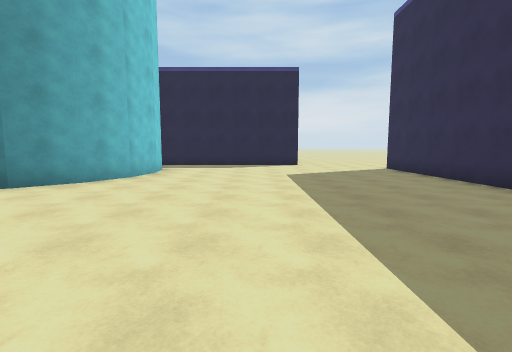
[1] (above)

24 first-person views from a walk through a 3-D level made in the Unity game engine. The camera is 1.5 m above the floor, tilts 6° down and sees 85° across. The floor is counted in squares, 2 m on a side. Each view is taken from the middle of a square. On the plan, view 1 faces up. The plan holds only what a view shows up to about 10 squares ahead; the rest is blank. The place goes on beyond the plan. Some animated figures are not drawn.

[2]
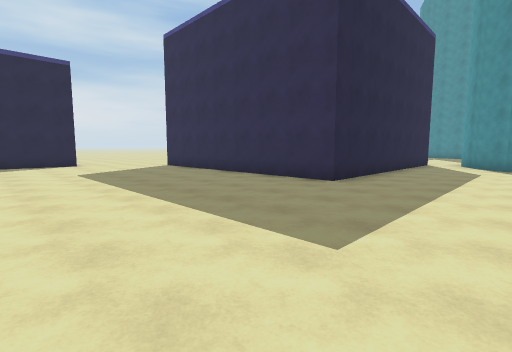

[3]
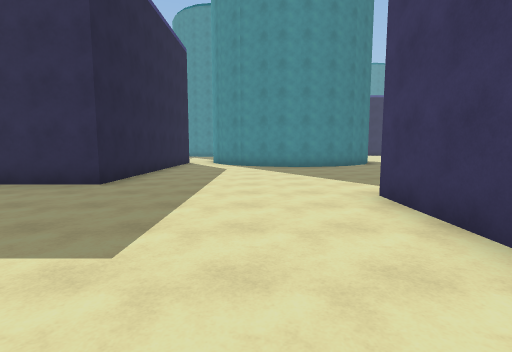

[4]
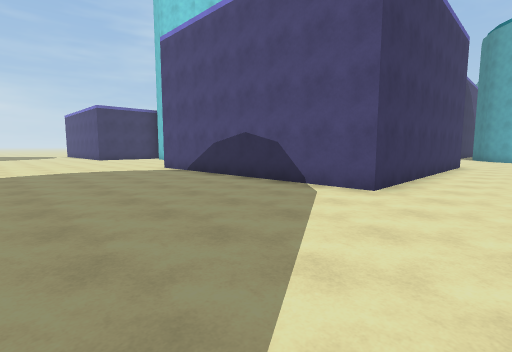

[5]
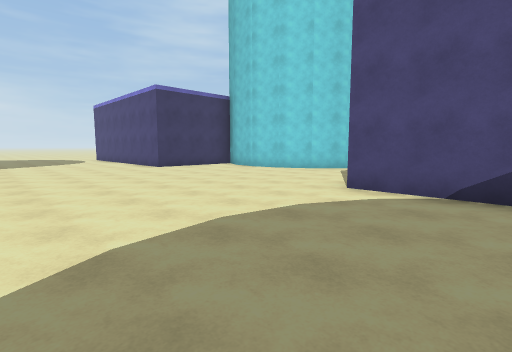

[6]
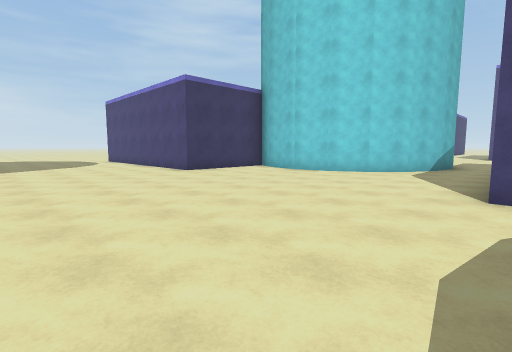

[7]
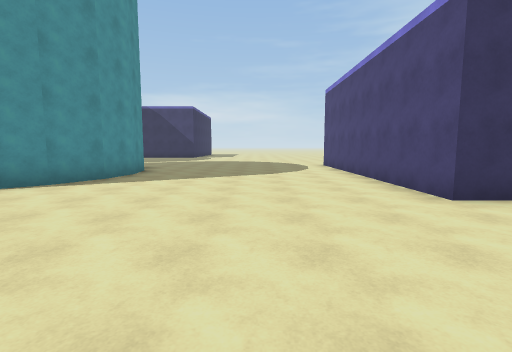

[8]
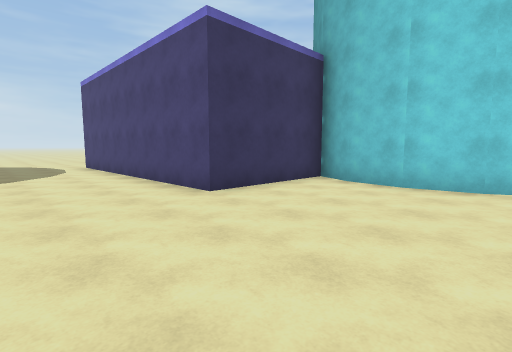

[9]
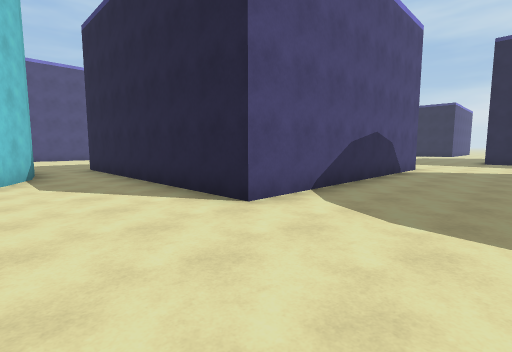

[10]
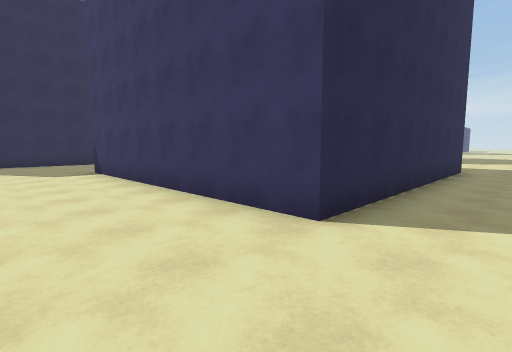

[11]
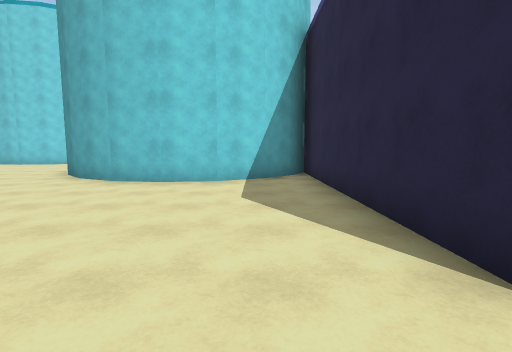

[12]
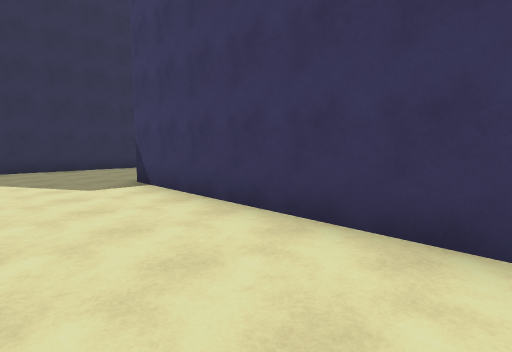

[13]
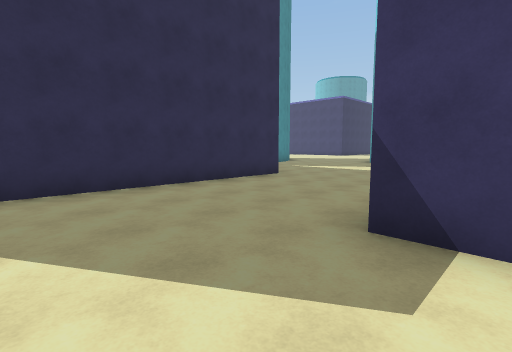

[14]
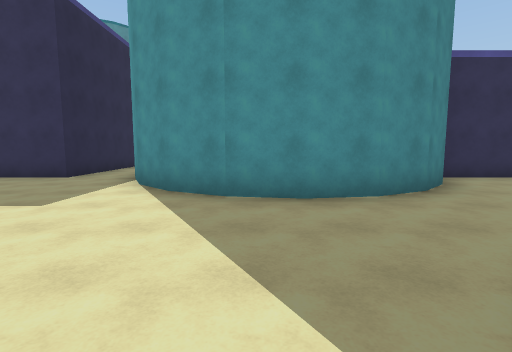

[15]
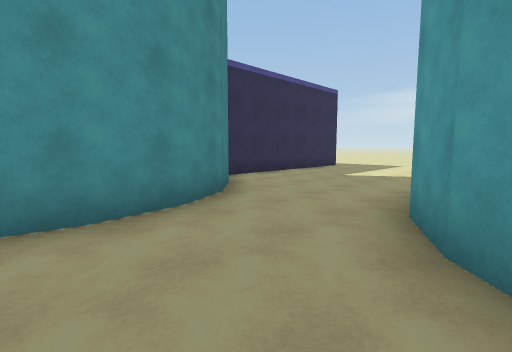

[16]
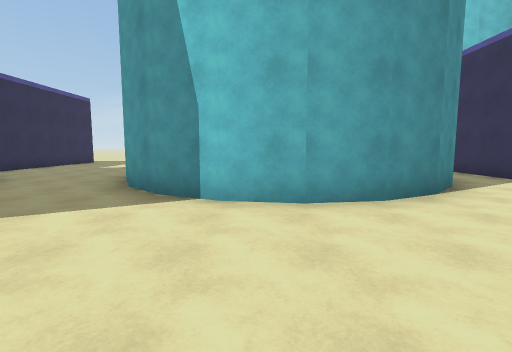

[17]
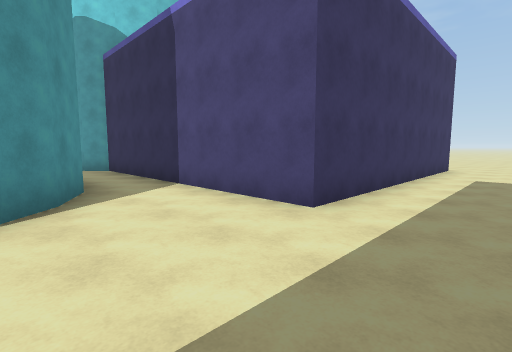

[18]
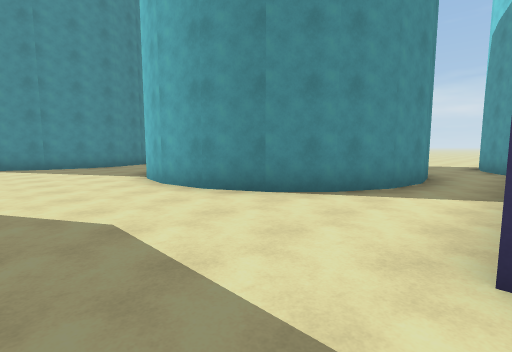

[19]
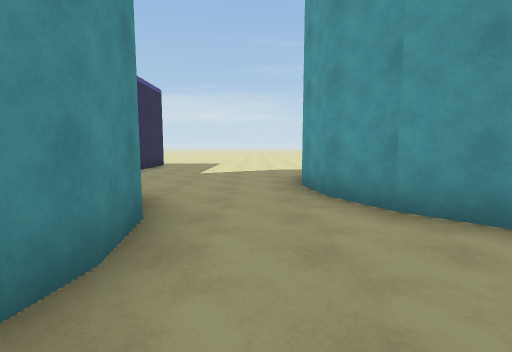

[20]
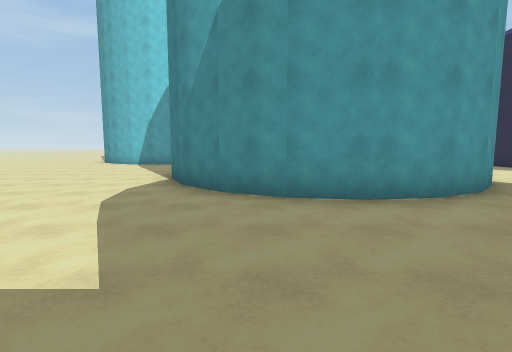

[21]
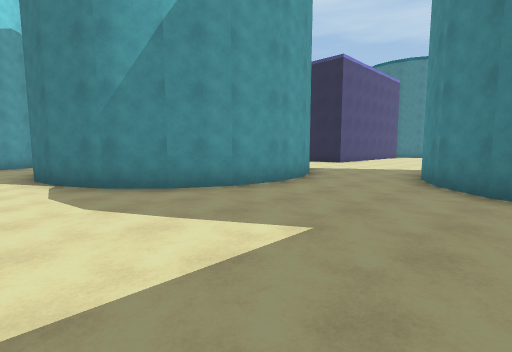

[22]
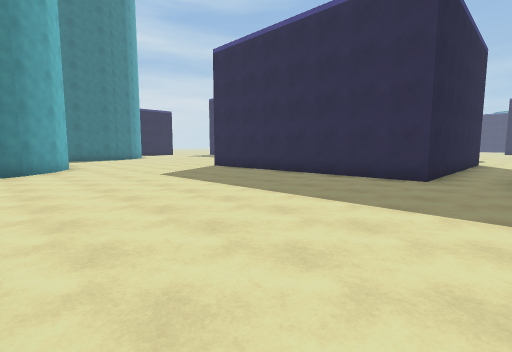

[23]
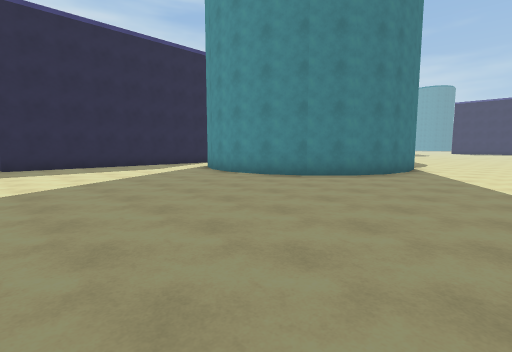

[24]
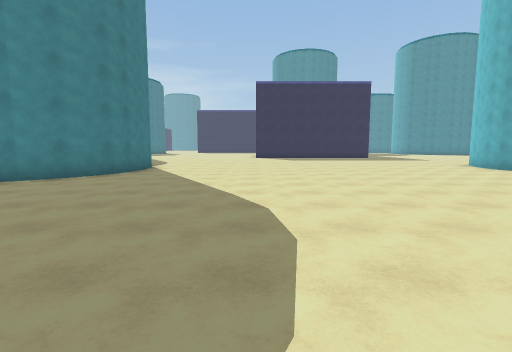

### Floor plan
Points are (right, up) in squares from view 1. A wall is a line through its corners. A room is listed if a view was taken in it or the views show most of it. See-through windows are left out.
Room 1 (views 1, 2, 3, 4, 5, 6, 7, 8, 9, 10, 11, 12, 13, 14, 15, 16, 17, 18, 19, 22, 23, 24)
walls: (-4.2, -2.9) (3.2, -2.9) (3.2, -10.4) (-4.2, -10.4) (-4.2, -4.5); (-3.3, -11.9) (-2.1, -12.1) (-1.1, -12.7) (-0.2, -13.5) (0.3, -14.5) (0.5, -15.7) (0.3, -16.9) (-0.2, -17.8) (3.2, -17.8) (3.2, -24.5); (10.1, 2.1) (4.5, 2.1) (4.5, 9.6) (12, 9.6); (14.3, -6.2) (13.1, -6.4) (11.9, -6.2) (10.9, -5.6) (10.1, -4.8) (9.5, -3.8) (9.4, -2.6) (9.5, -1.4) (10.1, -0.4) (10.9, 0.4) (11.5, 0.8); (-8.8, -0.9) (-9.4, -2.1) (-10.2, -2.9) (-10.7, -3.2); (12.6, -18) (13.1, -17.9) (14, -18.1); (-6.8, -16.9) (-7, -15.7) (-6.8, -14.5) (-6.3, -13.5) (-5.5, -12.7) (-4.3, -12.1); (16.1, 5.9) (16.1, 11.9); (1.6, 11.4) (-5.2, 11.4) (-4.4, 11) (-3.6, 10.2) (-3.1, 9.2) (-2.9, 8) (-3.1, 6.8) (-3.6, 5.8) (-4.5, 4.9); (9.5, -22.8) (9.3, -21.7) (9.5, -20.5) (10.1, -19.4) (10.6, -18.9); (-16.2, -18.2) (-15.7, -17.2) (-14.9, -16.4) (-13.8, -15.8) (-12.7, -15.7) (-11.5, -15.8) (-10.4, -16.4) (-9.6, -17.2) (-9.1, -18.3); (-19.5, -14.9) (-17.9, -14.9) (-17.9, -17.4)
ways out: opening at (-7.5, -18) to room 2; opening at (-17, -18)
Room 2 (views 20, 21)
walls: (-4.2, -24.1) (-4.2, -19.5); (-5.4, -18.7) (-6.3, -17.9) (-6.8, -16.9); (-9.1, -18.3) (-8.9, -19.4) (-9.1, -20.6) (-9.6, -21.6) (-10.4, -22.4) (-11.5, -23)
ways out: opening at (-7.5, -18) to room 1; opening at (-12, -24)

Where each view was taken, in squares from view 1:
view 1: 0 up, 0 right, facing up
view 2: 1 down, 1 left, facing up-right
view 3: 1 down, 1 left, facing right
view 4: 1 down, 8 right, facing down-left
view 5: 8 down, 8 right, facing down-left
view 6: 10 down, 8 right, facing down-left
view 7: 14 down, 6 right, facing down
view 8: 14 down, 6 right, facing down-left
view 9: 13 down, 6 right, facing up-left
view 10: 12 up, 3 right, facing down-right
view 11: 10 up, 3 right, facing left
view 12: 12 up, 6 right, facing down-right
view 13: 12 up, 11 right, facing down-right
view 14: 15 down, 11 left, facing right
view 15: 15 down, 10 left, facing down-right
view 16: 12 down, 12 left, facing down
view 17: 13 down, 15 left, facing down-left
view 18: 13 down, 18 left, facing down-right
view 19: 14 down, 8 left, facing down
view 20: 21 down, 5 left, facing left
view 21: 24 down, 5 left, facing up-left
view 22: 12 down, 11 left, facing up-right
view 23: 9 down, 4 right, facing up-right
view 24: 10 down, 4 right, facing right
